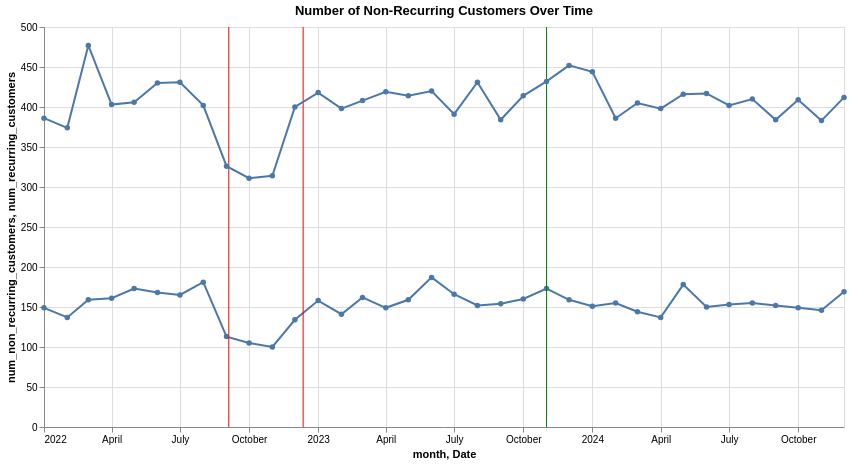

This figure's notebook cell:
### Code cell
# Identify non-recurring customers
all_customers = set(recur['customer_id'].unique())
non_recurring_customers_set = all_customers - set(recurring_customers_list)

# Filter transactions
df_non_recurring = recur[recur['customer_id'].isin(non_recurring_customers_set)].copy()
df_non_recurring['month'] = df_non_recurring['date_time'].dt.to_period('M').dt.to_timestamp()

# Aggregate monthly
non_recurring_per_month = df_non_recurring.groupby('month')['customer_id'].nunique().reset_index()
non_recurring_per_month.rename(columns={'customer_id': 'num_non_recurring_customers'}, inplace=True)

# Altair visualization
chart_non_recurring = alt.Chart(non_recurring_per_month).mark_line(point=True).encode(
    x='month:T',
    y='num_non_recurring_customers:Q',
    tooltip=['month:T', 'num_non_recurring_customers:Q']
).properties(
    title='Number of Non-Recurring Customers Over Time',
    width=800,
    height=400
)

### Figure 1 — Vega specification as saved in the notebook (floating-point values rounded to 4 significant figures)
{"$schema": "https://vega.github.io/schema/vega/v5.json", "data": [{"name": "source_0", "values": [{"month": "2022-01-01T00:00:00.000", "num_non_recurring_customers": 149}, {"month": "2022-02-01T00:00:00.000", "num_non_recurring_customers": 137}, {"month": "2022-03-01T00:00:00.000", "num_non_recurring_customers": 159}, {"month": "2022-04-01T00:00:00.000", "num_non_recurring_customers": 161}, {"month": "2022-05-01T00:00:00.000", "num_non_recurring_customers": 173}, {"month": "2022-06-01T00:00:00.000", "num_non_recurring_customers": 168}, {"month": "2022-07-01T00:00:00.000", "num_non_recurring_customers": 165}, {"month": "2022-08-01T00:00:00.000", "num_non_recurring_customers": 181}, {"month": "2022-09-01T00:00:00.000", "num_non_recurring_customers": 113}, {"month": "2022-10-01T00:00:00.000", "num_non_recurring_customers": 105}, {"month": "2022-11-01T00:00:00.000", "num_non_recurring_customers": 100}, {"month": "2022-12-01T00:00:00.000", "num_non_recurring_customers": 134}, {"month": "2023-01-01T00:00:00.000", "num_non_recurring_customers": 158}, {"month": "2023-02-01T00:00:00.000", "num_non_recurring_customers": 141}, {"month": "2023-03-01T00:00:00.000", "num_non_recurring_customers": 162}, {"month": "2023-04-01T00:00:00.000", "num_non_recurring_customers": 149}, {"month": "2023-05-01T00:00:00.000", "num_non_recurring_customers": 159}, {"month": "2023-06-01T00:00:00.000", "num_non_recurring_customers": 187}, {"month": "2023-07-01T00:00:00.000", "num_non_recurring_customers": 166}, {"month": "2023-08-01T00:00:00.000", "num_non_recurring_customers": 152}, {"month": "2023-09-01T00:00:00.000", "num_non_recurring_customers": 154}, {"month": "2023-10-01T00:00:00.000", "num_non_recurring_customers": 160}, {"month": "2023-11-01T00:00:00.000", "num_non_recurring_customers": 173}, {"month": "2023-12-01T00:00:00.000", "num_non_recurring_customers": 159}, {"month": "2024-01-01T00:00:00.000", "num_non_recurring_customers": 151}, {"month": "2024-02-01T00:00:00.000", "num_non_recurring_customers": 155}, {"month": "2024-03-01T00:00:00.000", "num_non_recurring_customers": 144}, {"month": "2024-04-01T00:00:00.000", "num_non_recurring_customers": 137}, {"month": "2024-05-01T00:00:00.000", "num_non_recurring_customers": 178}, {"month": "2024-06-01T00:00:00.000", "num_non_recurring_customers": 150}, {"month": "2024-07-01T00:00:00.000", "num_non_recurring_customers": 153}, {"month": "2024-08-01T00:00:00.000", "num_non_recurring_customers": 155}, {"month": "2024-09-01T00:00:00.000", "num_non_recurring_customers": 152}, {"month": "2024-10-01T00:00:00.000", "num_non_recurring_customers": 149}, {"month": "2024-11-01T00:00:00.000", "num_non_recurring_customers": 146}, {"month": "2024-12-01T00:00:00.000", "num_non_recurring_customers": 169}], "transform": [{"type": "formula", "expr": "toDate(datum['month'])", "as": "month"}]}, {"name": "source_2", "values": [{"month": "2022-01-01T00:00:00.000", "num_recurring_customers": 386}, {"month": "2022-02-01T00:00:00.000", "num_recurring_customers": 374}, {"month": "2022-03-01T00:00:00.000", "num_recurring_customers": 477}, {"month": "2022-04-01T00:00:00.000", "num_recurring_customers": 403}, {"month": "2022-05-01T00:00:00.000", "num_recurring_customers": 406}, {"month": "2022-06-01T00:00:00.000", "num_recurring_customers": 430}, {"month": "2022-07-01T00:00:00.000", "num_recurring_customers": 431}, {"month": "2022-08-01T00:00:00.000", "num_recurring_customers": 402}, {"month": "2022-09-01T00:00:00.000", "num_recurring_customers": 326}, {"month": "2022-10-01T00:00:00.000", "num_recurring_customers": 311}, {"month": "2022-11-01T00:00:00.000", "num_recurring_customers": 314}, {"month": "2022-12-01T00:00:00.000", "num_recurring_customers": 400}, {"month": "2023-01-01T00:00:00.000", "num_recurring_customers": 418}, {"month": "2023-02-01T00:00:00.000", "num_recurring_customers": 398}, {"month": "2023-03-01T00:00:00.000", "num_recurring_customers": 408}, {"month": "2023-04-01T00:00:00.000", "num_recurring_customers": 419}, {"month": "2023-05-01T00:00:00.000", "num_recurring_customers": 414}, {"month": "2023-06-01T00:00:00.000", "num_recurring_customers": 420}, {"month": "2023-07-01T00:00:00.000", "num_recurring_customers": 391}, {"month": "2023-08-01T00:00:00.000", "num_recurring_customers": 431}, {"month": "2023-09-01T00:00:00.000", "num_recurring_customers": 384}, {"month": "2023-10-01T00:00:00.000", "num_recurring_customers": 414}, {"month": "2023-11-01T00:00:00.000", "num_recurring_customers": 432}, {"month": "2023-12-01T00:00:00.000", "num_recurring_customers": 452}, {"month": "2024-01-01T00:00:00.000", "num_recurring_customers": 444}, {"month": "2024-02-01T00:00:00.000", "num_recurring_customers": 386}, {"month": "2024-03-01T00:00:00.000", "num_recurring_customers": 405}, {"month": "2024-04-01T00:00:00.000", "num_recurring_customers": 398}, {"month": "2024-05-01T00:00:00.000", "num_recurring_customers": 416}, {"month": "2024-06-01T00:00:00.000", "num_recurring_customers": 417}, {"month": "2024-07-01T00:00:00.000", "num_recurring_customers": 402}, {"month": "2024-08-01T00:00:00.000", "num_recurring_customers": 410}, {"month": "2024-09-01T00:00:00.000", "num_recurring_customers": 384}, {"month": "2024-10-01T00:00:00.000", "num_recurring_customers": 409}, {"month": "2024-11-01T00:00:00.000", "num_recurring_customers": 383}, {"month": "2024-12-01T00:00:00.000", "num_recurring_customers": 412}], "transform": [{"type": "formula", "expr": "toDate(datum['month'])", "as": "month"}]}, {"name": "data_0", "values": [{"month": "2022-01-01T00:00:00.000", "num_non_recurring_customers": 149}, {"month": "2022-02-01T00:00:00.000", "num_non_recurring_customers": 137}, {"month": "2022-03-01T00:00:00.000", "num_non_recurring_customers": 159}, {"month": "2022-04-01T00:00:00.000", "num_non_recurring_customers": 161}, {"month": "2022-05-01T00:00:00.000", "num_non_recurring_customers": 173}, {"month": "2022-06-01T00:00:00.000", "num_non_recurring_customers": 168}, {"month": "2022-07-01T00:00:00.000", "num_non_recurring_customers": 165}, {"month": "2022-08-01T00:00:00.000", "num_non_recurring_customers": 181}, {"month": "2022-09-01T00:00:00.000", "num_non_recurring_customers": 113}, {"month": "2022-10-01T00:00:00.000", "num_non_recurring_customers": 105}, {"month": "2022-11-01T00:00:00.000", "num_non_recurring_customers": 100}, {"month": "2022-12-01T00:00:00.000", "num_non_recurring_customers": 134}, {"month": "2023-01-01T00:00:00.000", "num_non_recurring_customers": 158}, {"month": "2023-02-01T00:00:00.000", "num_non_recurring_customers": 141}, {"month": "2023-03-01T00:00:00.000", "num_non_recurring_customers": 162}, {"month": "2023-04-01T00:00:00.000", "num_non_recurring_customers": 149}, {"month": "2023-05-01T00:00:00.000", "num_non_recurring_customers": 159}, {"month": "2023-06-01T00:00:00.000", "num_non_recurring_customers": 187}, {"month": "2023-07-01T00:00:00.000", "num_non_recurring_customers": 166}, {"month": "2023-08-01T00:00:00.000", "num_non_recurring_customers": 152}, {"month": "2023-09-01T00:00:00.000", "num_non_recurring_customers": 154}, {"month": "2023-10-01T00:00:00.000", "num_non_recurring_customers": 160}, {"month": "2023-11-01T00:00:00.000", "num_non_recurring_customers": 173}, {"month": "2023-12-01T00:00:00.000", "num_non_recurring_customers": 159}, {"month": "2024-01-01T00:00:00.000", "num_non_recurring_customers": 151}, {"month": "2024-02-01T00:00:00.000", "num_non_recurring_customers": 155}, {"month": "2024-03-01T00:00:00.000", "num_non_recurring_customers": 144}, {"month": "2024-04-01T00:00:00.000", "num_non_recurring_customers": 137}, {"month": "2024-05-01T00:00:00.000", "num_non_recurring_customers": 178}, {"month": "2024-06-01T00:00:00.000", "num_non_recurring_customers": 150}, {"month": "2024-07-01T00:00:00.000", "num_non_recurring_customers": 153}, {"month": "2024-08-01T00:00:00.000", "num_non_recurring_customers": 155}, {"month": "2024-09-01T00:00:00.000", "num_non_recurring_customers": 152}, {"month": "2024-10-01T00:00:00.000", "num_non_recurring_customers": 149}, {"month": "2024-11-01T00:00:00.000", "num_non_recurring_customers": 146}, {"month": "2024-12-01T00:00:00.000", "num_non_recurring_customers": 169}], "transform": [{"type": "formula", "expr": "toDate(datum['month'])", "as": "month"}]}, {"name": "source_1", "values": [{"Date": "2023-11-01T00:00:00.000", "color": "green"}, {"Date": "2022-09-04T00:00:00.000", "color": "red"}, {"Date": "2022-12-12T00:00:00.000", "color": "red"}], "transform": [{"type": "formula", "expr": "toDate(datum['Date'])", "as": "Date"}]}, {"name": "data_1", "values": [{"month": "2022-01-01T00:00:00.000", "num_recurring_customers": 386}, {"month": "2022-02-01T00:00:00.000", "num_recurring_customers": 374}, {"month": "2022-03-01T00:00:00.000", "num_recurring_customers": 477}, {"month": "2022-04-01T00:00:00.000", "num_recurring_customers": 403}, {"month": "2022-05-01T00:00:00.000", "num_recurring_customers": 406}, {"month": "2022-06-01T00:00:00.000", "num_recurring_customers": 430}, {"month": "2022-07-01T00:00:00.000", "num_recurring_customers": 431}, {"month": "2022-08-01T00:00:00.000", "num_recurring_customers": 402}, {"month": "2022-09-01T00:00:00.000", "num_recurring_customers": 326}, {"month": "2022-10-01T00:00:00.000", "num_recurring_customers": 311}, {"month": "2022-11-01T00:00:00.000", "num_recurring_customers": 314}, {"month": "2022-12-01T00:00:00.000", "num_recurring_customers": 400}, {"month": "2023-01-01T00:00:00.000", "num_recurring_customers": 418}, {"month": "2023-02-01T00:00:00.000", "num_recurring_customers": 398}, {"month": "2023-03-01T00:00:00.000", "num_recurring_customers": 408}, {"month": "2023-04-01T00:00:00.000", "num_recurring_customers": 419}, {"month": "2023-05-01T00:00:00.000", "num_recurring_customers": 414}, {"month": "2023-06-01T00:00:00.000", "num_recurring_customers": 420}, {"month": "2023-07-01T00:00:00.000", "num_recurring_customers": 391}, {"month": "2023-08-01T00:00:00.000", "num_recurring_customers": 431}, {"month": "2023-09-01T00:00:00.000", "num_recurring_customers": 384}, {"month": "2023-10-01T00:00:00.000", "num_recurring_customers": 414}, {"month": "2023-11-01T00:00:00.000", "num_recurring_customers": 432}, {"month": "2023-12-01T00:00:00.000", "num_recurring_customers": 452}, {"month": "2024-01-01T00:00:00.000", "num_recurring_customers": 444}, {"month": "2024-02-01T00:00:00.000", "num_recurring_customers": 386}, {"month": "2024-03-01T00:00:00.000", "num_recurring_customers": 405}, {"month": "2024-04-01T00:00:00.000", "num_recurring_customers": 398}, {"month": "2024-05-01T00:00:00.000", "num_recurring_customers": 416}, {"month": "2024-06-01T00:00:00.000", "num_recurring_customers": 417}, {"month": "2024-07-01T00:00:00.000", "num_recurring_customers": 402}, {"month": "2024-08-01T00:00:00.000", "num_recurring_customers": 410}, {"month": "2024-09-01T00:00:00.000", "num_recurring_customers": 384}, {"month": "2024-10-01T00:00:00.000", "num_recurring_customers": 409}, {"month": "2024-11-01T00:00:00.000", "num_recurring_customers": 383}, {"month": "2024-12-01T00:00:00.000", "num_recurring_customers": 412}], "transform": [{"type": "formula", "expr": "toDate(datum['month'])", "as": "month"}]}], "marks": [{"type": "line", "name": "layer_0_layer_0_marks", "from": {"data": "source_0"}, "sort": {"field": "x"}, "encode": {"update": {"x": {"field": "month", "scale": "x"}, "stroke": {"value": "#4c78a8"}, "defined": {"signal": "isValid(datum[\"month\"]) && isFinite(+datum[\"month\"]) && isValid(datum[\"num_non_recurring_customers\"]) && isFinite(+datum[\"num_non_recurring_customers\"])"}, "y": {"field": "num_non_recurring_customers", "scale": "y"}, "tooltip": {"signal": "{\"month\": timeFormat(datum[\"month\"], '%b %d, %Y'), \"num_non_recurring_customers\": format(datum[\"num_non_recurring_customers\"], \"\")}"}}}, "style": ["line"]}, {"type": "symbol", "name": "layer_0_layer_1_marks", "from": {"data": "data_0"}, "encode": {"update": {"fill": {"value": "#4c78a8"}, "x": {"field": "month", "scale": "x"}, "opacity": {"value": 1}, "tooltip": {"signal": "{\"month\": timeFormat(datum[\"month\"], '%b %d, %Y'), \"num_non_recurring_customers\": format(datum[\"num_non_recurring_customers\"], \"\")}"}, "y": {"field": "num_non_recurring_customers", "scale": "y"}}}, "style": ["point"]}, {"type": "rule", "name": "layer_1_marks", "from": {"data": "source_1"}, "encode": {"update": {"y": {"value": 0}, "y2": {"field": {"signal": null, "datum": null, "group": "height", "parent": null}}, "stroke": {"field": "color"}, "x": {"field": "Date", "scale": "x"}}}, "style": ["rule"]}, {"type": "line", "name": "layer_2_layer_0_marks", "from": {"data": "source_2"}, "sort": {"field": "x"}, "encode": {"update": {"stroke": {"value": "#4c78a8"}, "tooltip": {"signal": "{\"month\": timeFormat(datum[\"month\"], '%b %d, %Y'), \"num_recurring_customers\": format(datum[\"num_recurring_customers\"], \"\")}"}, "y": {"field": "num_recurring_customers", "scale": "y"}, "defined": {"signal": "isValid(datum[\"month\"]) && isFinite(+datum[\"month\"]) && isValid(datum[\"num_recurring_customers\"]) && isFinite(+datum[\"num_recurring_customers\"])"}, "x": {"field": "month", "scale": "x"}}}, "style": ["line"]}, {"type": "symbol", "name": "layer_2_layer_1_marks", "from": {"data": "data_1"}, "encode": {"update": {"opacity": {"value": 1}, "x": {"field": "month", "scale": "x"}, "fill": {"value": "#4c78a8"}, "tooltip": {"signal": "{\"month\": timeFormat(datum[\"month\"], '%b %d, %Y'), \"num_recurring_customers\": format(datum[\"num_recurring_customers\"], \"\")}"}, "y": {"field": "num_recurring_customers", "scale": "y"}}}, "style": ["point"]}], "scales": [{"name": "x", "type": "time", "domain": {"fields": [{"data": "source_0", "field": "month"}, {"data": "data_0", "field": "month"}, {"data": "source_1", "field": "Date"}, {"data": "source_2", "field": "month"}, {"data": "data_1", "field": "month"}]}, "range": [0, {"signal": "width"}]}, {"name": "y", "type": "linear", "domain": {"fields": [{"data": "source_0", "field": "num_non_recurring_customers"}, {"data": "data_0", "field": "num_non_recurring_customers"}, {"data": "source_2", "field": "num_recurring_customers"}, {"data": "data_1", "field": "num_recurring_customers"}]}, "range": [{"signal": "height"}, 0], "zero": true, "nice": true}], "axes": [{"scale": "x", "domain": false, "zindex": 0, "orient": "bottom", "gridScale": "y", "labels": false, "grid": true, "tickCount": {"signal": "ceil(width/40)"}, "maxExtent": 0, "minExtent": 0, "ticks": false, "aria": false}, {"scale": "y", "grid": true, "orient": "left", "labels": false, "ticks": false, "minExtent": 0, "zindex": 0, "domain": false, "maxExtent": 0, "aria": false, "tickCount": {"signal": "ceil(height/40)"}, "gridScale": "x"}, {"scale": "x", "labelOverlap": true, "grid": false, "labelFlush": true, "orient": "bottom", "title": "month, Date", "zindex": 0, "tickCount": {"signal": "ceil(width/40)"}}, {"scale": "y", "zindex": 0, "title": "num_non_recurring_customers, num_recurring_customers", "labelOverlap": true, "tickCount": {"signal": "ceil(height/40)"}, "orient": "left", "grid": false}], "title": {"text": "Number of Non-Recurring Customers Over Time", "frame": "group"}, "height": 400, "padding": 5, "background": "white", "style": "cell", "width": 800}
